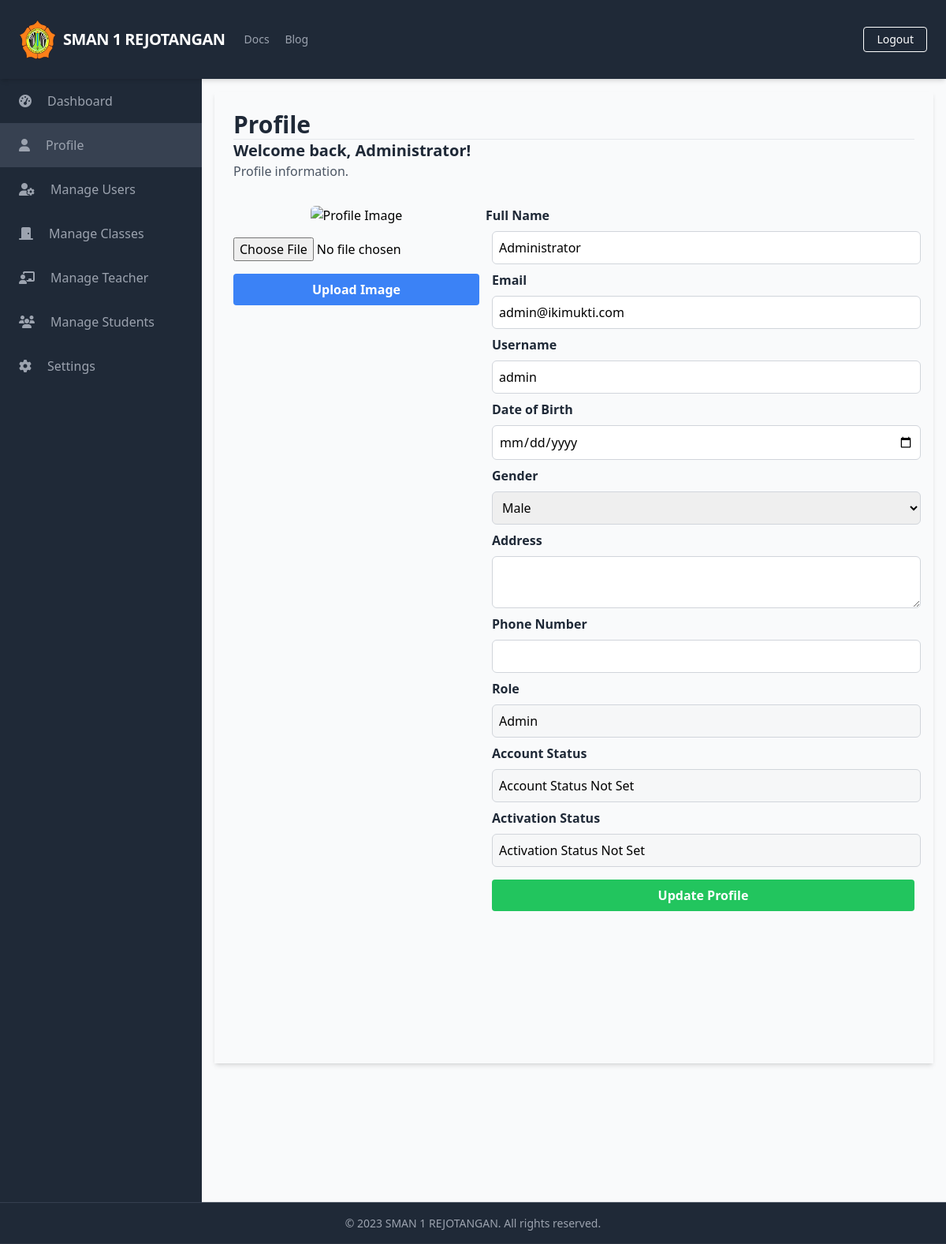
Screenshot of /profiles/profile.php (signed in) with the database file from the repository.
### tables this page shows
CREATE TABLE `Users` (
  `UserID` int(11) NOT NULL,
  `Username` varchar(50) NOT NULL,
  `Password` varchar(255) NOT NULL,
  `Email` varchar(100) NOT NULL,
  `FullName` varchar(100) DEFAULT NULL,
  `DateOfBirth` date DEFAULT NULL,
  `Gender` varchar(10) DEFAULT NULL,
  `Address` text DEFAULT NULL,
  `PhoneNumber` varchar(20) DEFAULT NULL,
  `RoleID` int(11) DEFAULT NULL,
  `AccountCreationDate` timestamp NOT NULL DEFAULT current_timestamp() ON UPDATE current_timestamp(),
  `LastLogin` datetime DEFAULT NULL,
  `AccountStatus` varchar(20) DEFAULT NULL,
  `ProfilePictureURL` varchar(255) DEFAULT NULL,
  `ActivationStatus` varchar(20) DEFAULT NULL
);

CREATE TABLE `Roles` (
  `RoleID` int(11) NOT NULL,
  `RoleName` varchar(50) NOT NULL
);

### database/connection.php (called while the page is built, shortened)
<?php
$baseUrl = "http://localhost/final_project_imam_2023/";

### public/profiles/profile.php (the view, shortened to what this page needs)
<?php
require_once('../../database/connection.php');
include_once('../components/header.php');
$user_id = $_SESSION['UserID'];
$select_query = "SELECT Users.*, Roles.RoleName FROM Users
                LEFT JOIN Roles ON Users.RoleID = Roles.RoleID
                WHERE Users.UserID = ?";
$select_stmt = $conn->prepare($select_query);
$select_stmt->bind_param('i', $user_id);
$select_stmt->execute();
$result = $select_stmt->get_result();
if ($result->num_rows === 1) {
    $user = $result->fetch_assoc();
} else {
}
?>
<div class="h-screen flex flex-col">
    <?php include('../components/navbar.php'); ?>
    <div class="flex-grow bg-gray-50 flex flex-row shadow-md">
        <?php include('../components/sidebar.php'); ?>
        <main class=" bg-gray-50 flex flex-col flex-1 overflow-y-scroll h-screen flex-shrink-0 sc-hide pb-40">
            <div class="flex items-start justify-start p-6 shadow-md m-4 flex-1 flex-col">
                <h1 class="text-3xl text-gray-800 font-semibold border-b border-gray-200 w-full">Profile</h1>
                <h2 class="text-xl text-gray-800 font-semibold">Welcome back, <?php echo $_SESSION['FullName']; ?>!</h2>
                <p class="text-gray-600">Profile information.</p>
                <div class="flex flex-row w-full space-x-2 space-y-2 mt-4 mb-4">
                    <div class="flex flex-col w-96 items-center justify-top pt-4">
                        <img src="<?php echo $baseUrl; ?>public/static/image/profile/<?php echo $_SESSION['ProfilePictureURL']; ?>" alt="Profile Image" class="rounded-md object-cover mb-4">
                        <form id="image-upload-form" action="upload_image.php" method="POST" enctype="multipart/form-data" class="w-full">
                            <input type="file" name="profile_image" accept="image/*">
                            <button type="button" onclick="confirmImageUpload()" class="bg-blue-500 hover-bg-blue-700 text-white font-bold py-2 px-4 rounded mt-4 w-full">
                                Upload Image
                            </button>
                        </form>
                    </div>
                    <form action="profile.php" method="POST" class="flex flex-col w-full space-x-2 mt-4 mb-4" id="profile-update-form">
                        <label for="fullname" class="block font-semibold text-gray-800 mt-2 mb-2">Full Name</label>
                        <input type="text" id="fullname" name="fullname" class="w-full rounded-md border-gray-300 focus-border-blue-500 focus-ring focus-ring-blue-500 focus-ring-opacity-50 focus-outline-none px-2 py-2 border" value="<?php echo $user['FullName']; ?>">
                        <label for="email" class="block font-semibold text-gray-800 mt-2 mb-2">Email</label>
                        <input type="email" id="email" name="email" class="w-full rounded-md border-gray-300 focus-border-blue-500 focus-ring focus-ring-blue-500 focus-ring-opacity-50 focus-outline-none px-2 py-2 border" value="<?php echo $user['Email']; ?>">
                        <label for="username" class="block font-semibold text-gray-800 mt-2 mb-2">Username</label>
                        <input type="text" id="username" name="username" class="w-full rounded-md border-gray-300 focus-border-blue-500 focus-ring focus-ring-blue-500 focus-ring-opacity-50 focus-outline-none px-2 py-2 border" value="<?php echo $user['Username']; ?>">
                        <label for="dob" class="block font-semibold text-gray-800 mt-2 mb-2">Date of Birth</label>
                        <input type="date" id="dob" name="dob" class="w-full rounded-md border-gray-300 focus-border-blue-500 focus-ring focus-ring-blue-500 focus-ring-opacity-50 focus-outline-none px-2 py-2 border" value="<?php echo $user['DateOfBirth']; ?>">
                        <label for="gender" class="block font-semibold text-gray-800 mt-2 mb-2">Gender</label>
                        <select id="gender" name="gender" class="w-full rounded-md border-gray-300 focus-border-blue-500 focus-ring focus-ring-blue-500 focus-ring-opacity-50 focus-outline-none px-2 py-2 border">
                            <option value="Male" <?php if ($user['Gender'] === 'Male') echo 'selected'; ?>>Male</option>
                        </select>
                        <label for="address" class="block font-semibold text-gray-800 mt-2 mb-2">Address</label>
                        <textarea id="address" name="address" class="w-full rounded-md border-gray-300 focus-border-blue-500 focus-ring focus-ring-blue-500 focus-ring-opacity-50 focus-outline-none px-2 py-2 border"><?php echo $user['Address']; ?></textarea>
                        <label for="phone" class="block font-semibold text-gray-800 mt-2 mb-2">Phone Number</label>
                        <input type="text" id="phone" name="phone" class="w-full rounded-md border-gray-300 focus-border-blue-500 focus-ring focus-ring-blue-500 focus-ring-opacity-50 focus-outline-none px-2 py-2 border" value="<?php echo $user['PhoneNumber']; ?>">
                        <label for="role" class="block font-semibold text-gray-800 mt-2 mb-2">Role</label>
                        <input type="text" id="role" name="role" class="w-full rounded-md border-gray-300 focus-border-blue-500 focus-ring focus-ring-blue-500 focus-ring-opacity-50 focus-outline-none px-2 py-2 border" value="<?php echo $user['RoleName']; ?>" disabled>
                        <label for="accountStatus" class="block font-semibold text-gray-800 mt-2 mb-2">Account Status</label>
                        <input type="text" id="accountStatus" name="accountStatus" class="w-full rounded-md border-gray-300 focus-border-blue-500 focus-ring focus-ring-blue-500 focus-ring-opacity-50 focus-outline-none px-2 py-2 border" value="<?php echo ($user['AccountStatus'] !== null) ? $user['AccountStatus'] : 'Account Status Not Set'; ?>" disabled>
                        <label for="activationStatus" class="block font-semibold text-gray-800 mt-2 mb-2">Activation Status</label>
                        <input type="text" id="activationStatus" name="activationStatus" class="w-full rounded-md border-gray-300 focus-border-blue-500 focus-ring focus-ring-blue-500 focus-ring-opacity-50 focus-outline-none px-2 py-2 border" value="<?php echo ($user['ActivationStatus'] !== null) ? $user['ActivationStatus'] : 'Activation Status Not Set'; ?>" disabled>
                        <button type="submit" class="bg-green-500 hover:bg-green-700 text-white font-bold py-2 px-4 rounded mt-4">
                            Update Profile
                        </button>
                    </form>
                </div>
            </div>
        </main>
    </div>
    <?php include('../components/footer.php'); ?>
</div>
</body>
</html>

### rows the page displays
users: fullname "Administrator", email "admin@ikimukti.com", username "admin", role "Admin", accountStatus "Account Status Not Set", activationStatus "Activation Status Not Set"

### other values shown
$baseTitle "SMAN 1 REJOTANGAN"
$_SESSION['FullName'] "Administrator"
